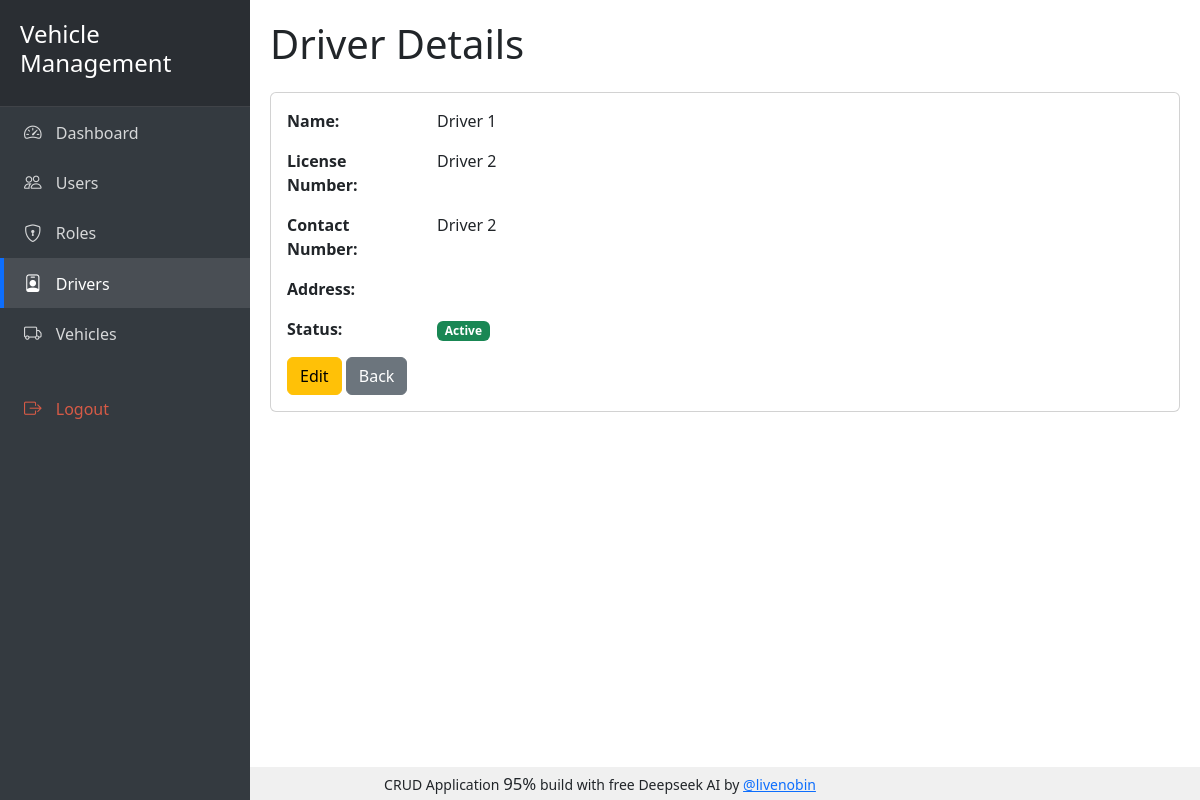
/drivers/view/1 (signed in), run on the app's committed database.
### tables this page shows
CREATE TABLE `drivers` (
  `id` int(11) NOT NULL AUTO_INCREMENT,
  `name` varchar(100) NOT NULL,
  `license_number` varchar(50) NOT NULL,
  `contact_number` varchar(20) NOT NULL,
  `address` text DEFAULT NULL,
  `status` enum('active','inactive') NOT NULL DEFAULT 'active',
  `created_at` datetime NOT NULL DEFAULT current_timestamp(),
  `updated_at` datetime NOT NULL DEFAULT current_timestamp() ON UPDATE current_timestamp(),
  PRIMARY KEY (`id`),
  UNIQUE KEY `license_number` (`license_number`)
);

### application/controllers/Drivers.php (called while the page is built, shortened)
<?php
class Drivers extends CI_Controller {
    public function __construct() {
        $this->load->model('Driver_model');
    }
    public function view($id) {
        $data['driver'] = $this->Driver_model->get_driver($id);
        $data['title'] = 'Driver Details';
        $this->load->view('templates/header', $data);
        $this->load->view('drivers/view', $data);
        $this->load->view('templates/footer');
    }
}

### index.php (called while the page is built, shortened)
<?php
require_once BASEPATH.'core/CodeIgniter.php';

### application/models/Driver_model.php (called while the page is built, shortened)
<?php
class Driver_model extends CI_Model {
    public function get_driver($id) {
        $this->db->where('id', $id);
        return $this->db->get('drivers')->row();
    }
}

### application/views/drivers/view.php (the view)
<h1 class="mb-4">Driver Details</h1>
<div class="card">
    <div class="card-body">
        <div class="row mb-3">
            <div class="col-md-2 fw-bold">Name:</div>
            <div class="col-md-10"><?php echo $driver->name; ?></div>
        </div>
        <div class="row mb-3">
            <div class="col-md-2 fw-bold">License Number:</div>
            <div class="col-md-10"><?php echo $driver->license_number; ?></div>
        </div>
        <div class="row mb-3">
            <div class="col-md-2 fw-bold">Contact Number:</div>
            <div class="col-md-10"><?php echo $driver->contact_number; ?></div>
        </div>
        <div class="row mb-3">
            <div class="col-md-2 fw-bold">Address:</div>
            <div class="col-md-10"><?php echo $driver->address; ?></div>
        </div>
        <div class="row mb-3">
            <div class="col-md-2 fw-bold">Status:</div>
            <div class="col-md-10">
                <span class="badge bg-<?php echo $driver->status == 'active' ? 'success' : 'danger'; ?>">
                    <?php echo ucfirst($driver->status); ?>
                </span>
            </div>
        </div>
        <div class="row">
            <div class="col-md-12">
                <a href="<?php echo base_url('drivers/edit/'.$driver->id); ?>" class="btn btn-warning">Edit</a>
                <a href="<?php echo base_url('drivers'); ?>" class="btn btn-secondary">Back</a>
            </div>
        </div>
    </div>
</div>

### data on the page
drivers: name "Driver 1", license_number "Driver 2", contact_number "Driver 2", status "Active"
